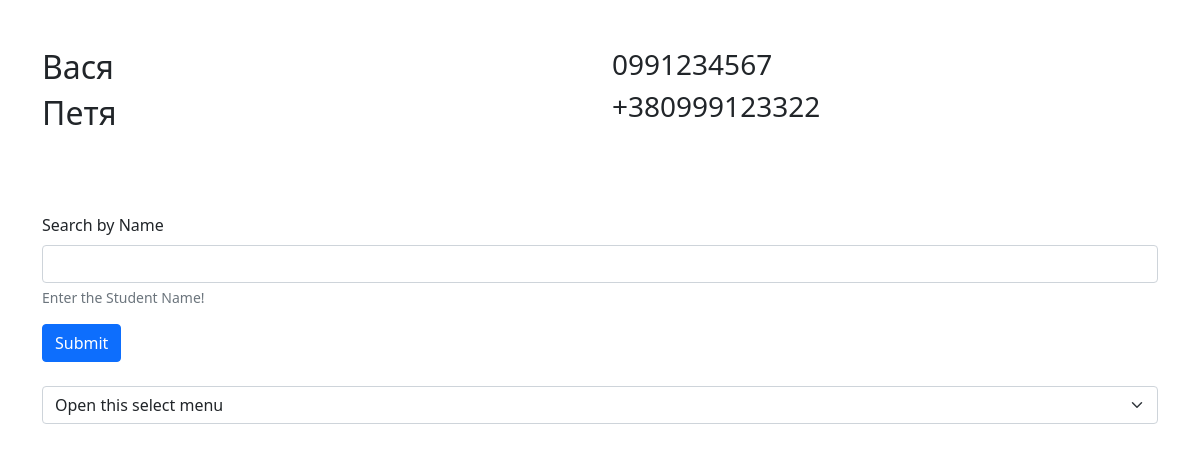
The app's page /, older data.
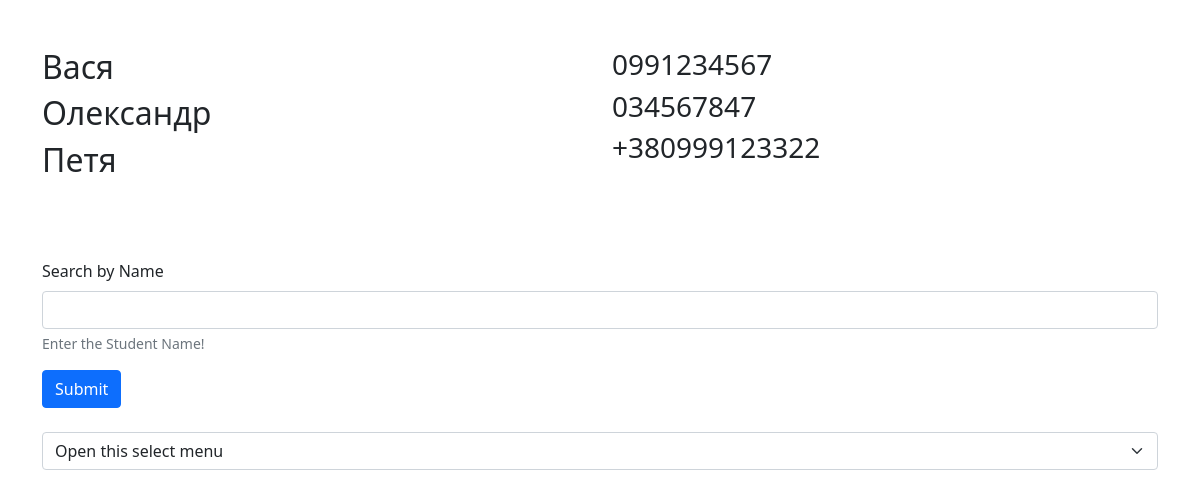
The same page, newer data.
### student/models.py (models this page shows, shortened)
class Eleventh(models.Model):
    name = models.CharField(max_length=20, verbose_name='Имя')
    phone = models.CharField(max_length=17, verbose_name='Телефон')
    class Meta:
        verbose_name = 'Студент'
        verbose_name_plural = 'Студенты'
        ordering = ['name']

### student/views.py (the view)
# urls.py: path('', HomePageView.as_view(), name='home'),
class HomePageView(ListView):
    model = Eleventh
    template_name = "student/home.html"
    context_object_name = 'students'
    def get_context_data(self, **kwargs):
        context = super().get_context_data(**kwargs)
        context['title'] = "Home"
        return context
    def get_queryset(self):
        return Eleventh.objects.all()

### student/templates/student/home.html (shortened to what this page needs)
{% extends 'index.html' %}
{% block content %}
<div class="container">
    <br>
    <br>
    <div class="row">
        <div class="col">
            {% for student in students %}
            <h2> {{ student.name }}</h2>
            {% endfor %}
        </div>
        <div class="col">
            {% for student in students %}
            <h3>{{ student.phone }}</h3>
            {% endfor %}
        </div>
    </div>
    <br>
    <br>
    <br>
    <div class="row">
        <form action="{% url 'search' %}" method="get">
            <div class="mb-3">
                <label for="exampleInputEmail1" class="form-label">Search by Name</label>
                <input type="input" class="form-control" id="InputName" name="s" aria-describedby="student">
                <div id="inputHelp" class="form-text">Enter the Student Name!</div>
            </div>
            <button type="submit" class="btn btn-primary">Submit</button>
        </form>
    </div>
    <br>
    <select class="form-select" aria-label="Default select example">
        <option selected>Open this select menu</option>
    </select>
    <br>
</div>
{% endblock %}

Row changes from the older to the newer data that the page shows:
added Eleventh: name "Олександр", phone "034567847"
